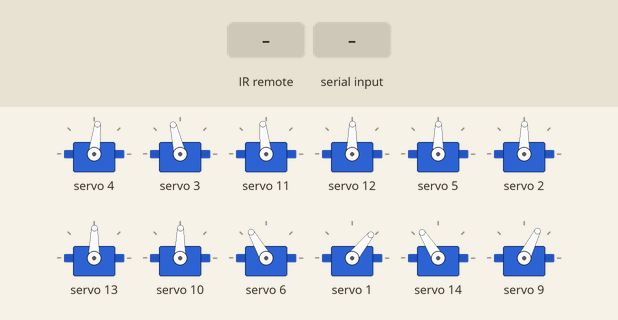
This sketch was run on a simulated Arduino Uno, built with avr-gcc and run on an emulated ATmega328P. Shown: 12 × servo. The test bench sets the inputs (shaded band). What the sketch prints to the serial monitor is not drawn.

Above: at 1.7 s.
1.8 s: infrared code 0xFF629D received
At 2.06 s:
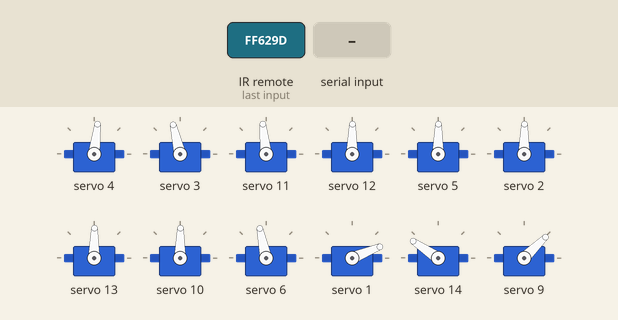
4.8 s: "b90\n" received over Serial
10.8 s: "c90\n" received over Serial
At 10.99 s:
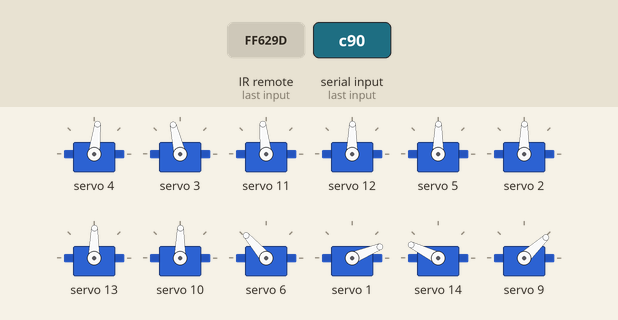
13.8 s: "d90\n" received over Serial
At 15.27 s:
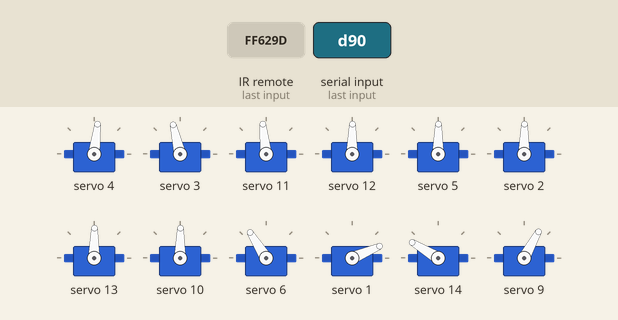
16.8 s: "b,45\n" received over Serial
Timing chart, 0 to 20.8 s (numbered marks = the images above; inputs shaded):
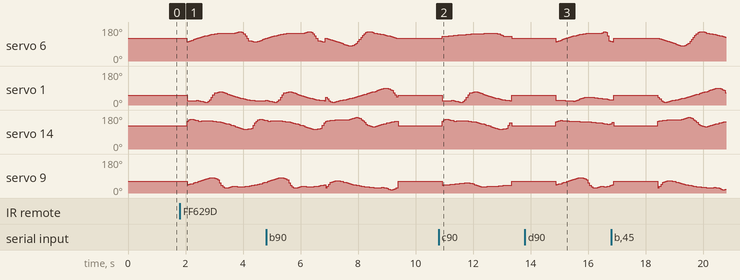

The sketch:

IR-receiver_control_qhzy.ino
```cpp
#include <Wire.h>                      //IIC通讯头文件
#include <Adafruit_PWMServoDriver.h> //16路舵机控制板头文件
#include <IRremote.h>                  //红外遥控头文件
//以这种方式调用，它使用默认地址0x40。
Adafruit_PWMServoDriver pwm = Adafruit_PWMServoDriver();
#define SERVOMIN  680   //这是“最小”高电平占空比计数（在4096中）
#define SERVOMAX  2200   //这是“最大”高电平占空比计数（在4096中）

#define RECV_PIN 4
IRrecv irrecv(RECV_PIN);
decode_results results;
//前进步态帧数据
char wk[43][8]= {
 12, 59,-55,-49, 23, 24, -2,-12,
 15, 59,-63,-47, 22, 27, -8,-11,
 18, 59,-67,-45, 20, 30,-20,-11,
 21, 59,-66,-43, 18, 34,-33,-10,
 24, 59,-64,-40, 16, 38,-37,-10,
 27, 58,-62,-37, 15, 43,-41,-11,
 30, 57,-60,-35, 13, 47,-45,-12,
 32, 58,-57,-32, 13, 47,-48,-13,
 35, 60,-57,-29, 12, 45,-47,-14,
 38, 62,-58,-26, 12, 41,-42,-15,
 40, 65,-59,-23, 11, 36,-37,-16,
 43, 66,-59,-20, 11, 32,-33,-18,
 45, 67,-59,-17, 11, 18,-30,-20,
 47, 62,-59,-14, 11,  7,-26,-22,
 49, 53,-59,-12, 12,  1,-24,-24,
 51, 40,-58,-12, 13,  2,-21,-22,
 52, 26,-57,-12, 14,  7,-19,-20,
 54, 17,-55,-14, 15, 13,-18,-16,
 55, 15,-54,-16, 17, 16,-16,-15,
 57, 13,-53,-23, 18, 19,-15, -9,
 58, 12,-51,-38, 21, 22,-13, -2,
 58, 12,-49,-51, 23, 24,-12, -1,
 59, 13,-47,-60, 26, 23,-11, -6,
 59, 17,-45,-66, 29, 20,-11,-15,
 59, 20,-43,-66, 32, 18,-10,-33,
 59, 23,-41,-65, 37, 17,-10,-35,
 58, 26,-38,-63, 41, 15,-11,-40,
 57, 29,-35,-61, 46, 14,-12,-44,
 58, 32,-33,-58, 47, 13,-13,-47,
 59, 34,-30,-57, 47, 12,-14,-48,
 61, 37,-27,-58, 43, 12,-15,-43,
 64, 40,-24,-59, 38, 11,-16,-38,
 65, 42,-21,-59, 34, 11,-17,-34,
 67, 44,-18,-59, 23, 11,-19,-31,
 64, 46,-15,-59, 10, 11,-21,-27,
 56, 48,-12,-59,  3, 12,-23,-24,
 45, 50,-12,-58,  1, 13,-23,-22,
 31, 52,-12,-57,  5, 14,-20,-19,
 18, 53,-14,-56, 13, 15,-17,-17,
 16, 55,-16,-55, 15, 17,-15,-16,
 14, 57,-18,-53, 17, 17,-13,-15,
 12, 57,-33,-52, 21, 20, -4,-14,
 12, 58,-47,-50, 23, 22,  0,-13,
};
//后退步态帧数据
char bk[45][8]={
 30, 39,-57,-64,  6, -9, -6,  9,
 28, 49,-58,-56,  7,-11, -7, 11,
 25, 58,-59,-47,  9,-10, -9, 11,
 23, 65,-60,-37, 10, -8,-10,  8,
 20, 66,-61,-34, 12, -6,-12,  6,
 17, 66,-62,-31, 14, -3,-14,  3,
 14, 64,-63,-28, 16,  1,-16, -1,
 12, 61,-63,-27, 18,  5,-18, -5,
  9, 58,-64,-27, 20,  8,-20, -8,
  6, 57,-64,-30, 22,  7,-22, -7,
  3, 55,-64,-32, 25,  6,-25, -6,
  0, 54,-64,-35, 28,  5,-28, -5,
 -3, 52,-64,-37, 31,  4,-32, -4,
 -7, 50,-63,-40, 35,  4,-35, -4,
-10, 48,-64,-42, 38,  3,-38, -3,
-10, 46,-66,-44, 36,  3,-36, -3,
 -9, 44,-69,-46, 32,  3,-32, -3,
 -6, 42,-73,-48, 25,  3,-25, -3,
 -2, 40,-75,-50, 19,  3,-19, -4,
  3, 38,-76,-52, 14,  4,-14, -4,
 15, 35,-74,-53,  4,  5, -4, -5,
 26, 33,-71,-55, -3,  5,  3, -5,
 37, 30,-65,-57, -8,  6,  8, -6,
 47, 28,-58,-58,-11,  7, 11, -7,
 56, 25,-49,-59,-11,  9, 11, -9,
 64, 23,-39,-60, -9, 10,  9,-10,
 66, 20,-35,-61, -7, 12,  7,-12,
 66, 17,-31,-62, -4, 14,  4,-14,
 65, 14,-29,-63,  0, 16,  0,-16,
 62, 12,-27,-63,  4, 18, -5,-18,
 59,  9,-27,-64,  7, 20, -7,-20,
 57,  6,-29,-64,  7, 22, -7,-22,
 56,  3,-32,-64,  6, 25, -6,-25,
 54,  0,-34,-64,  5, 28, -5,-28,
 52, -3,-37,-64,  4, 31, -4,-32,
 51, -7,-39,-63,  4, 35, -4,-35,
 49,-10,-41,-64,  3, 38, -3,-38,
 47,-10,-43,-66,  3, 36, -3,-36,
 45, -9,-46,-69,  3, 32, -3,-32,
 43, -6,-48,-73,  3, 25, -3,-25,
 40, -2,-49,-75,  3, 19, -4,-19,
 38,  3,-51,-76,  4, 14, -4,-14,
 36, 15,-53,-74,  5,  4, -5, -4,
 33, 26,-55,-71,  5, -3, -5,  3,
 31, 37,-56,-65,  6, -8, -6,  8,
};
//左转步态帧数据
char wkL[43][8]{
 40, 59,-55,-51,  8, 24, -2, -9,
 41, 59,-63,-50,  8, 27, -8, -9,
 42, 59,-67,-49,  7, 30,-20, -8,
 42, 59,-66,-48,  7, 34,-33, -8,
 43, 59,-64,-48,  7, 38,-37, -8,
 44, 58,-62,-47,  7, 43,-41, -8,
 45, 57,-60,-46,  8, 47,-45, -8,
 46, 58,-57,-46,  8, 47,-48, -8,
 46, 60,-57,-45,  8, 45,-47, -8,
 47, 62,-58,-44,  8, 41,-42, -8,
 48, 65,-59,-43,  8, 36,-37, -8,
 48, 66,-59,-42,  8, 32,-33, -8,
 49, 67,-59,-41,  8, 18,-30, -8,
 50, 62,-59,-41,  9,  7,-26, -8,
 50, 53,-59,-40,  9,  1,-24, -9,
 51, 40,-58,-40,  9,  2,-21, -8,
 52, 26,-57,-40, 10,  7,-19, -7,
 52, 17,-55,-41, 10, 13,-18, -6,
 53, 15,-54,-41, 10, 16,-16, -6,
 53, 13,-53,-44, 11, 19,-15, -4,
 54, 12,-51,-48, 11, 22,-13, -4,
 54, 12,-49,-51, 12, 24,-12, -5,
 55, 13,-47,-54, 12, 23,-11, -6,
 55, 17,-45,-57, 13, 20,-11, -8,
 56, 20,-43,-60, 13, 18,-10,-11,
 56, 23,-41,-59, 14, 17,-10,-13,
 57, 26,-38,-59, 14, 15,-11,-13,
 57, 29,-35,-59, 15, 14,-12,-14,
 58, 32,-33,-58, 15, 13,-13,-15,
 58, 34,-30,-57, 14, 12,-14,-15,
 59, 37,-27,-57, 14, 12,-15,-15,
 59, 40,-24,-57, 12, 11,-16,-14,
 59, 42,-21,-56, 12, 11,-17,-14,
 59, 44,-18,-56, 10, 11,-19,-13,
 56, 46,-15,-56,  7, 11,-21,-12,
 53, 48,-12,-55,  6, 12,-23,-12,
 50, 50,-12,-54,  5, 13,-23,-12,
 46, 52,-12,-54,  4, 14,-20,-11,
 42, 53,-14,-53,  5, 15,-17,-11,
 41, 55,-16,-53,  6, 17,-15,-10,
 41, 57,-18,-52,  6, 17,-13,-10,
 40, 57,-33,-52,  7, 20, -4,-10,
 40, 58,-47,-51,  8, 22,  0, -9,
};
//右转步态帧数据
char wkR[36][8]={
 12, 55,-53,-49, 23, 12, -5,-12,
 15, 55,-55,-47, 22, 12, -7,-11,
 18, 56,-58,-45, 20, 13, -9,-11,
 21, 56,-60,-43, 18, 13,-11,-10,
 24, 57,-59,-40, 16, 14,-13,-10,
 27, 57,-59,-37, 15, 15,-14,-11,
 30, 58,-58,-35, 13, 15,-15,-12,
 32, 58,-58,-32, 13, 15,-15,-13,
 35, 58,-57,-29, 12, 14,-15,-14,
 38, 59,-57,-26, 12, 14,-15,-15,
 40, 59,-56,-23, 11, 12,-14,-16,
 43, 60,-56,-20, 11, 11,-13,-18,
 45, 58,-56,-17, 11,  9,-13,-20,
 47, 55,-55,-14, 11,  7,-13,-22,
 49, 52,-55,-12, 12,  5,-12,-24,
 51, 49,-54,-12, 13,  4,-11,-22,
 52, 45,-54,-12, 14,  4,-11,-20,
 54, 42,-53,-14, 15,  5,-10,-16,
 55, 41,-53,-16, 17,  6,-10,-15,
 57, 40,-52,-23, 18,  7,-10, -9,
 58, 40,-51,-38, 21,  7, -9, -2,
 58, 40,-51,-51, 23,  8, -9, -1,
 59, 40,-50,-60, 26,  8, -9, -6,
 59, 41,-49,-66, 29,  8, -9,-15,
 59, 42,-49,-66, 32,  7, -8,-33,
 59, 43,-48,-65, 37,  7, -8,-35,
 58, 44,-47,-63, 41,  7, -8,-40,
 57, 44,-47,-61, 46,  8, -8,-44,
 58, 45,-46,-58, 47,  8, -8,-47,
 //59, 46,-45,-57, 47,  8, -8,-48,
 61, 47,-44,-58, 43,  8, -8,-43,
 //64, 47,-43,-59, 38,  8, -8,-38,
 65, 48,-43,-59, 34,  8, -8,-34,
 //67, 49,-42,-59, 23,  8, -8,-31,
 64, 49,-41,-59, 10,  8, -8,-27,
 //56, 50,-40,-59,  3,  9, -9,-24,
 45, 51,-40,-58,  1,  9, -8,-22,
 //31, 51,-40,-57,  5, 10, -7,-19,
 18, 52,-40,-56, 13, 10, -7,-17,
 //16, 53,-41,-55, 15, 10, -6,-16,
 14, 53,-42,-53, 17, 11, -5,-15,
 //12, 54,-46,-52, 21, 11, -4,-14,
 12, 54,-50,-50, 23, 11, -5,-13,
};

char balance[16]= {
  0,  0,  0,  0,  0,  0,  0,  0, 30, 30,-30,-30, 30, 30,-30,-30};

//舵机校准偏角数据
char cal[16]={-6,-14,7,0,0,0,0,0,1,9,-3,3,6,-6,7,-6};
//舵机旋转方向
int8_t rotationDirections[] = {1, -1, 1, 1,
                               1, -1, 1, -1,
                               1, -1, -1, 1,
                               -1, 1, 1, -1
                              };
//关节映射表
byte pins[] = {4, 3, 11, 12,
               5, 2, 13, 10,
               6, 1, 14, 9,
               7, 0, 15, 8
              };
byte cmd=0;//命令状态：0为balance,1为前进，2为后退，3为左转，4为右转
//将角度数据转换成高电平占空比
int S2P(int angle){
  float p=0.0;
  p=(1520/150)*angle+760+680;
  return int(p);
}

void balan(){
  for(byte i=0;i<=15;i++)
    pwm.setPWM(pins[i],0,S2P((int(balance[i])+cal[i])*rotationDirections[i]));
  delay(500);
}
//前进函数封装起来，每次调用该函数，小猫前进一步
void qj()
{

  for(int i=0;i<=42;i++)//一共43帧
  {
    for(int j=0;j<=7;j++)//每帧8个舵机角度
      //具体舵机角度=步态帧中舵机角度数据*旋转方向+舵机校准偏角+90
      //每次从8号关节舵机开始，执行到16号关节舵机，为一帧
      pwm.setPWM(pins[8+j],0,S2P((int(wk[i][j])+cal[8+j])*rotationDirections[j+8]));
    delay(50);
  }
}
//后退函数
void ht(){
  for(int i=0;i<=44;i++)//一共45帧
  {
    for(int j=0;j<=7;j++)//每帧8个舵机角度
      //具体舵机角度=步态帧中舵机角度数据*旋转方向+舵机校准偏角+75
      //每次从8号关节舵机开始，执行到16号关节舵机，为一帧
      pwm.setPWM(pins[8+j],0,S2P((int(bk[i][j])+cal[8+j])*rotationDirections[j+8]));
    delay(50);
  }
}
//左转
void zz()
{
  for(int i=0;i<=42;i++)//一共43帧
  {
    for(int j=0;j<=7;j++)//每帧8个舵机角度
      //具体舵机角度=步态帧中舵机角度数据*旋转方向+舵机校准偏角+75
      //每次从8号关节舵机开始，执行到16号关节舵机，为一帧
      pwm.setPWM(pins[8+j],0,S2P((int(wkL[i][j])+cal[8+j])*rotationDirections[j+8]));
    delay(50);
  }
}

//右转
void yz()
{
  for(int i=0;i<=35;i++)//一共43帧
  {
    for(int j=0;j<=7;j++)//每帧8个舵机角度
      //具体舵机角度=步态帧中舵机角度数据*旋转方向+舵机校准偏角+75
      //每次从8号关节舵机开始，执行到16号关节舵机，为一帧
      pwm.setPWM(pins[8+j],0,S2P((int(wkR[i][j])+cal[8+j])*rotationDirections[j+8]));
    delay(50);
  }
}

void setup() {
   Serial.begin(57600);//打开串口
   irrecv.enableIRIn(); //初始化红外遥控
   pwm.begin();       //初始化PCA9685
   pwm.setPWMFreq(240);  //设置频率60Hz
   Serial.print(F("sf"));
   balan();//开机站好
}

void loop() {

  if(irrecv.decode(&results))
  {
    switch(results.value)
    {
      case 0xFF629D:cmd=1;break;
      case 0xFFA856:cmd=2;break;
      case 0xFF22DD:cmd=3;break;
      case 0xFFC23D:cmd=4;break;
      default:cmd=0;
    }
    Serial.println(results.value,DEC);
    irrecv.resume();
  }
  else
  Serial.println(F("no signal"));
  if(Serial.available()>0)
  {
    char cmd_c=Serial.read();
    Serial.print(cmd_c);
    switch(cmd_c)
    {
      case 'a':cmd=1;break;
      case 'b':cmd=2;break;
      case 'c':cmd=3;break;
      case 'd':cmd=4;break;
      default:cmd=0;
    }
  }
  //Serial.print(cmd,DEC);
  switch(cmd)
  {
    case 1:qj();break;
    case 2:ht();break;
    case 3:zz();break;
    case 4:yz();break;
    default:balan();
  }
}
```

Measured:
- after the input at 10.8 s, servo 6: rises from 120° to 148° in 1.6 s, then falls to 120° in 0.85 s
- after the input at 13.8 s, servo 1: 51° → 26° after 1.1 s, → 25° 0.11 s later, → 24° 0.11 s later, → 23° 0.11 s later, … (25 changes in this stretch)
